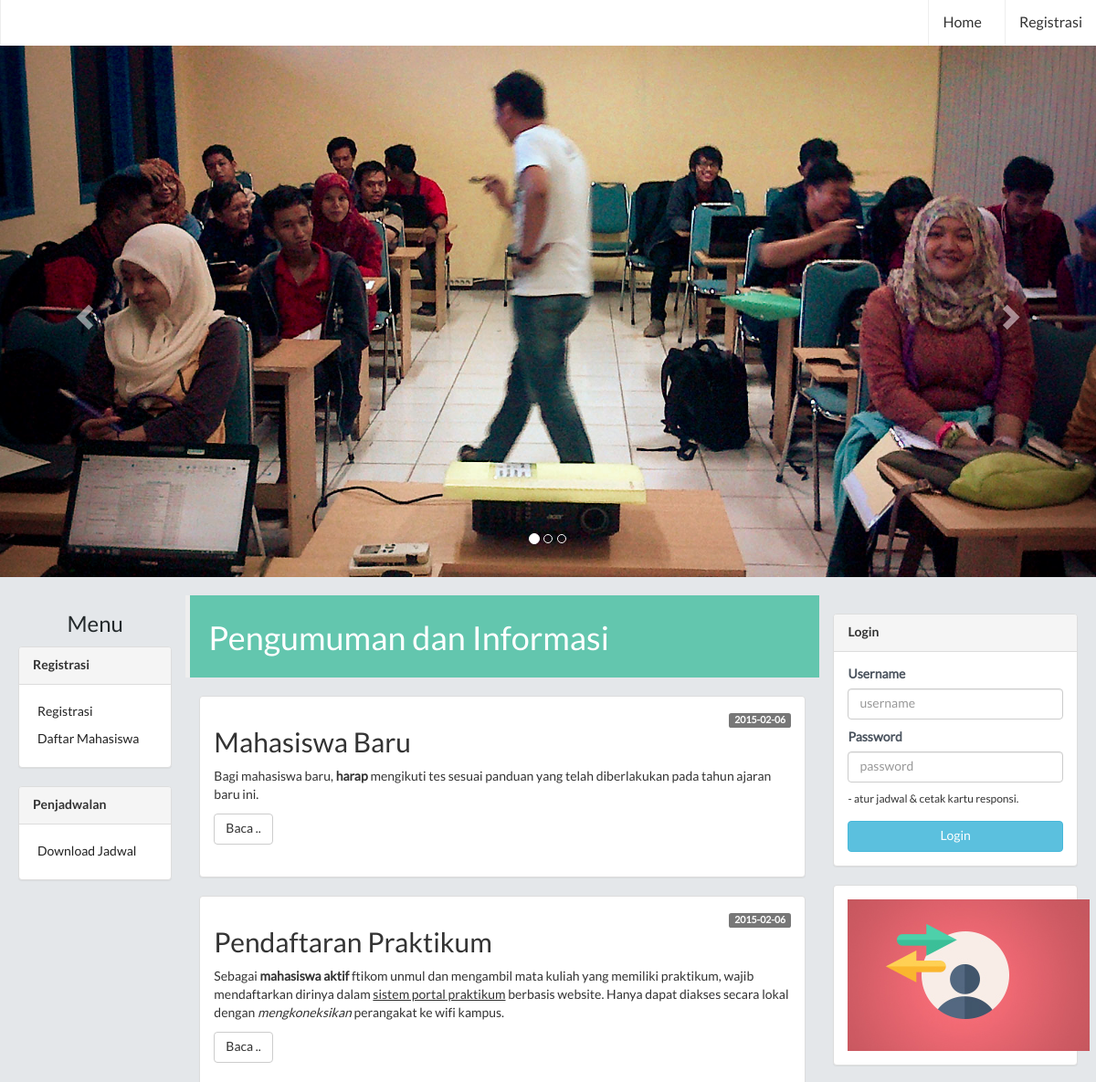
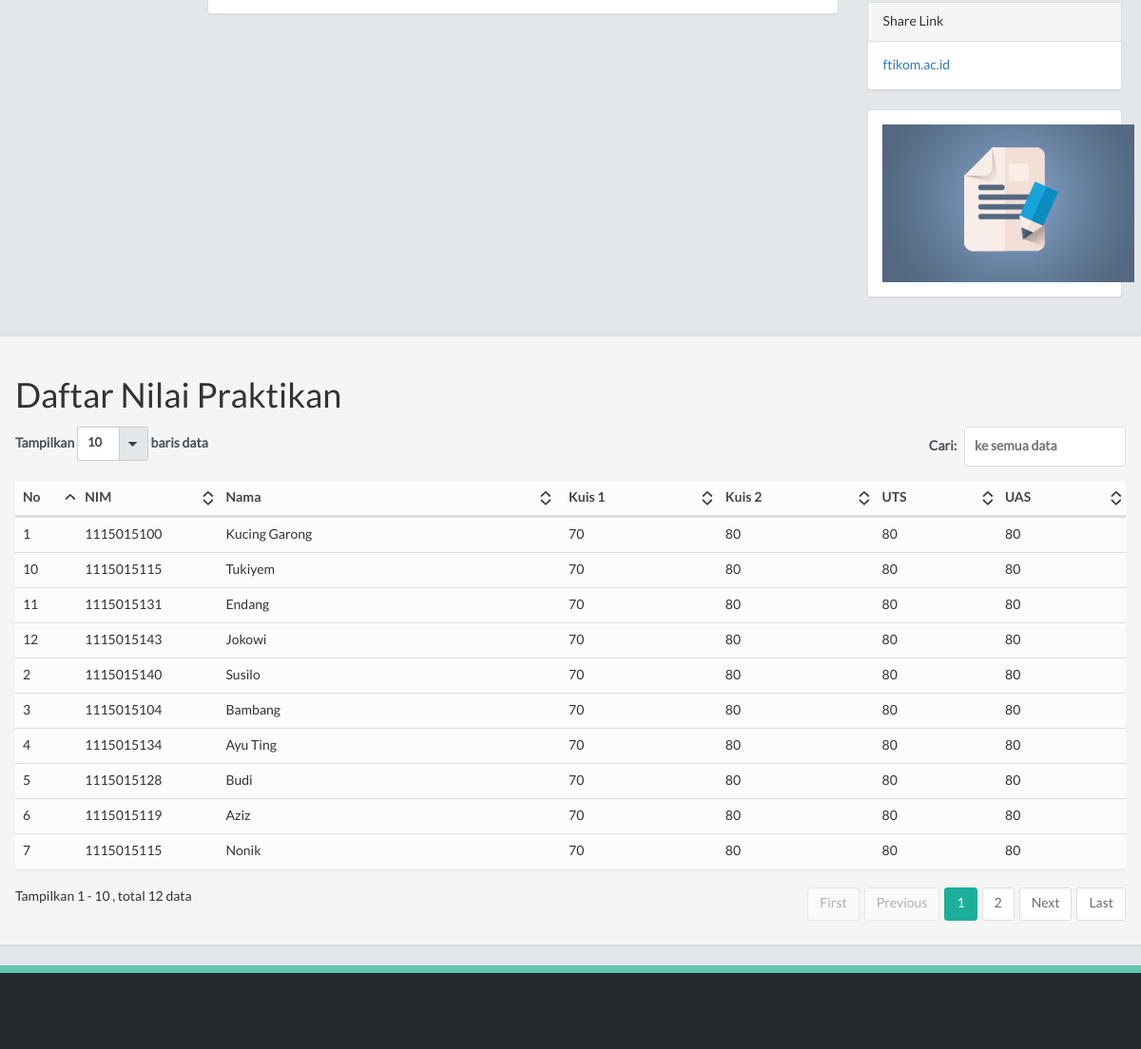
The page / on the database its author committed (2 pictures, top to bottom).
### tables this page shows
CREATE TABLE IF NOT EXISTS `tb_informasi` (
  `id_info` int(5) NOT NULL AUTO_INCREMENT,
  `judul_info` varchar(150) NOT NULL,
  `isi_info` text NOT NULL,
  `tanggal_info` date NOT NULL,
  PRIMARY KEY (`id_info`)
);

### index.php (the view, shortened to what this page needs)
<!DOCTYPE html>
<html lang="en">
<head>
  <link href="lib/css/style.default2.css" rel="stylesheet">
  <link href="lib/css/bootstrap.css" rel="stylesheet">
  <link href="lib/css/jquery.datatables.css" rel="stylesheet">
</head>
<body>
  <section>
    <div class="mainpanel">
      <div class="headerbar">
        <div class="header-right">
          <ul class="headermenu">
            <li>
              <div class="btn-group"><a href="index.php">
                <button class="btn btn-default dropdown-toggle tp-icon"  >
                  Home
                </button>
              </a>
            </div>
          </li>
          <li style="margin:0 0 0 10px">
            <div class="btn-group"><a href="index.php">
              <button class="btn btn-default dropdown-toggle tp-icon"  >
                Registrasi
              </button>
            </a>
          </div>
        </li>
      </ul>
    </div>
  </div>
<div id="carousel-example-generic" class="carousel slide" data-ride="carousel">
  <ol class="carousel-indicators">
    <li data-target="#carousel-example-generic" data-slide-to="0" class="active"></li>
    <li data-target="#carousel-example-generic" data-slide-to="1"></li>
    <li data-target="#carousel-example-generic" data-slide-to="2"></li>
  </ol>
  <div class="carousel-inner">
    <div class="item active">
      <img src="lib/back1.jpg" alt="...">
      <div class="carousel-caption">
      </div>
    </div>
  </div>
  <a class="left carousel-control" href="#carousel-example-generic" role="button" data-slide="prev">
    <span class="glyphicon glyphicon-chevron-left"></span>
  </a>
  <a class="right carousel-control" href="#carousel-example-generic" role="button" data-slide="next">
    <span class="glyphicon glyphicon-chevron-right"></span>
  </a>
</div>
  <div class="contentpanel">
    <div class="row">
      <div class="col-sm-2">
        <center><h3 style="color:#242A2C;">Menu</h3></center>
        <div class="panel panel-default">
          <div class="panel-heading"><strong>Registrasi</strong></div>
          <div class="panel-body">
            <div class="menu_simple">
              <ul>
                <li><a href="registrasi-mhs.php">Registrasi</a></li>
                <li><a href="daftar-mhs.php">Daftar Mahasiswa</a></li>
              </ul>
            </div>
          </div>
        </div>
        <div class="panel panel-default">
          <div class="panel-heading"><strong>Penjadwalan</strong></div>
          <div class="panel-body">
            <div class="menu_simple">
              <ul>
                <li><a href="file/Jadwal Praktikum Fix.pdf">Download Jadwal</a></li>
              </ul>
            </div>
          </div>
        </div>
      </div>
      <div class="col-sm-7">
        <div class="row">
          <div style="background:#63c6ae;color:#ffffff;">
            <blockquote> <h1>Pengumuman dan Informasi</h1> </blockquote>
          </div>
        </div>
        <?php
          $q = mysql_query("SELECT * FROM tb_informasi ORDER BY id_info DESC");
          while ($r = mysql_fetch_assoc($q)) {
            ?>
        <div class="panel panel-default">
          <div class="panel-body">
            <div class="row">
              <div class="col-xs-12">
                <p class="pull-right"><span class="label label-default"><?=$r['tanggal_info']?></span></p>
                <h2><?=$r['judul_info']?></h2>
                <p><?=$r['isi_info']?></p>
                <p class="lead"><button class="btn btn-default">Baca ..</button></p>
              </div>
            </div>
          </div>
        </div>
        <?php
          }
        ?>
      </div>
      <div class="col-sm-3">
        <br>
        <div class="panel panel-default">
          <div class="panel-heading"><strong>Login</strong> </div>
          <div class="panel-body">
            <form method="post" action="mhs/log.php?act=login">
              <div class="mb10">
                <label class="control-label">Username</label>
                <input type="text" class="form-control" placeholder="username" name="username" />
              </div>
              <div class="mb10">
                <label class="control-label">Password</label>
                <input type="password" class="form-control" placeholder="password" name="password" />
              </div>
              <p class="mt5 mb20" style="margin:0 0 15px 0; font-size:12px;">- atur jadwal & cetak kartu responsi.</p>
              <button class="btn btn-info btn-block">Login</button>
            </form>
          </div>
        </div>
        <div class="panel panel-default">
          <div class="panel-body">
            <img src="lib/iklan/1.jpg">
          </div>
        </div>
        <div class="panel panel-default">
          <div class="panel-heading">Share Link</div>
          <div class="panel-body"><a href="#">ftikom.ac.id</a></div>
        </div>
        <div class="panel panel-default">
          <div class="panel-body">
            <img src="lib/iklan/2.jpg">
          </div>
        </div>
      </div>
    </div>
  </div>
    <div class="row">
      <div class="panel panel-default">
        <div class="panel-heading">
          <div class="panel-body">
            <h1>Daftar Nilai Praktikan</h1>
              <div class="table-responsive">
                <table class="table" id="table2">
                  <thead>
                    <tr>
                      <th width="75">No</th>
                      <th width="150">NIM</th>
                      <th>Nama</th>
                      <th>Kuis 1</th>
                      <th>Kuis 2</th>
                      <th>UTS</th>
                      <th>UAS</th>
                    </tr>
                  </thead>
                  <tbody>
                    <tr>
                      <td>1</td>
                      <td>1115015100</td>
                      <td>Kucing Garong</td>
                      <td>70</td>
                      <td>80</td>
                      <td>80</td>
                      <td>80</td>
                    </tr>
                    <tr>
                      <td>2</td>
                      <td>1115015140</td>
                      <td>Susilo</td>
                      <td>70</td>
                      <td>80</td>
                      <td>80</td>
                      <td>80</td>
                    </tr>
                    <tr>
                      <td>3</td>
                      <td>1115015104</td>
                      <td>Bambang</td>
                      <td>70</td>
                      <td>80</td>
                      <td>80</td>
                      <td>80</td>
                    </tr>
                    <tr>
                      <td>4</td>
                      <td>1115015134</td>
                      <td>Ayu Ting</td>
                      <td>70</td>
                      <td>80</td>
                      <td>80</td>
                      <td>80</td>
                    </tr>
                    <tr>
                      <td>5</td>
                      <td>1115015128</td>
                      <td>Budi</td>
                      <td>70</td>
                      <td>80</td>
                      <td>80</td>
                      <td>80</td>
                    </tr>
                    <tr>
                      <td>6</td>
                      <td>1115015119</td>
                      <td>Aziz</td>
                      <td>70</td>
                      <td>80</td>
                      <td>80</td>
                      <td>80</td>
                    </tr>
                    <tr>
                      <td>7</td>
                      <td>1115015115</td>
                      <td>Nonik</td>
                      <td>70</td>
                      <td>80</td>
                      <td>80</td>
                      <td>80</td>
                    </tr>
                    <tr>
                      <td>10</td>
                      <td>1115015115</td>
                      <td>Tukiyem</td>
                      <td>70</td>
                      <td>80</td>
                      <td>80</td>
                      <td>80</td>
                    </tr>
                    <tr>
                      <td>11</td>
                      <td>1115015131</td>
                      <td>Endang</td>
                      <td>70</td>
                      <td>80</td>
                      <td>80</td>
                      <td>80</td>
                    </tr>
                    <tr>
                      <td>12</td>
                      <td>1115015143</td>
                      <td>Jokowi</td>
                      <td>70</td>
                      <td>80</td>
                      <td>80</td>
                      <td>80</td>
                    </tr>
                  </tbody>
                </table>
              </div>
            </div>
          </div>
        </div>
      </div>
      <div class="row" style="background:#63c6ae; padding:4px"></div>
      <div class="row" style="background:#242A2C; padding:40px"></div>
  </div>
</section>
</body>
</html>

### rows shown on the page
tb_informasi: tanggal_info "2015-02-06", judul_info "Mahasiswa Baru", isi_info "Bagi mahasiswa baru, harap mengikuti tes sesuai panduan yang telah diberlakukan pada tahun ajaran baru ini."
tb_informasi: tanggal_info "2015-02-06", judul_info "Pendaftaran Praktikum", isi_info "Sebagai mahasiswa aktif ftikom unmul dan mengambil mata kuliah yang memiliki praktikum, wajib mendaftarkan dirinya dalam sistem portal praktikum berbasis website. Hanya dapat diakses secara lokal dengan mengkoneksikan perangakat ke wifi kampus."
